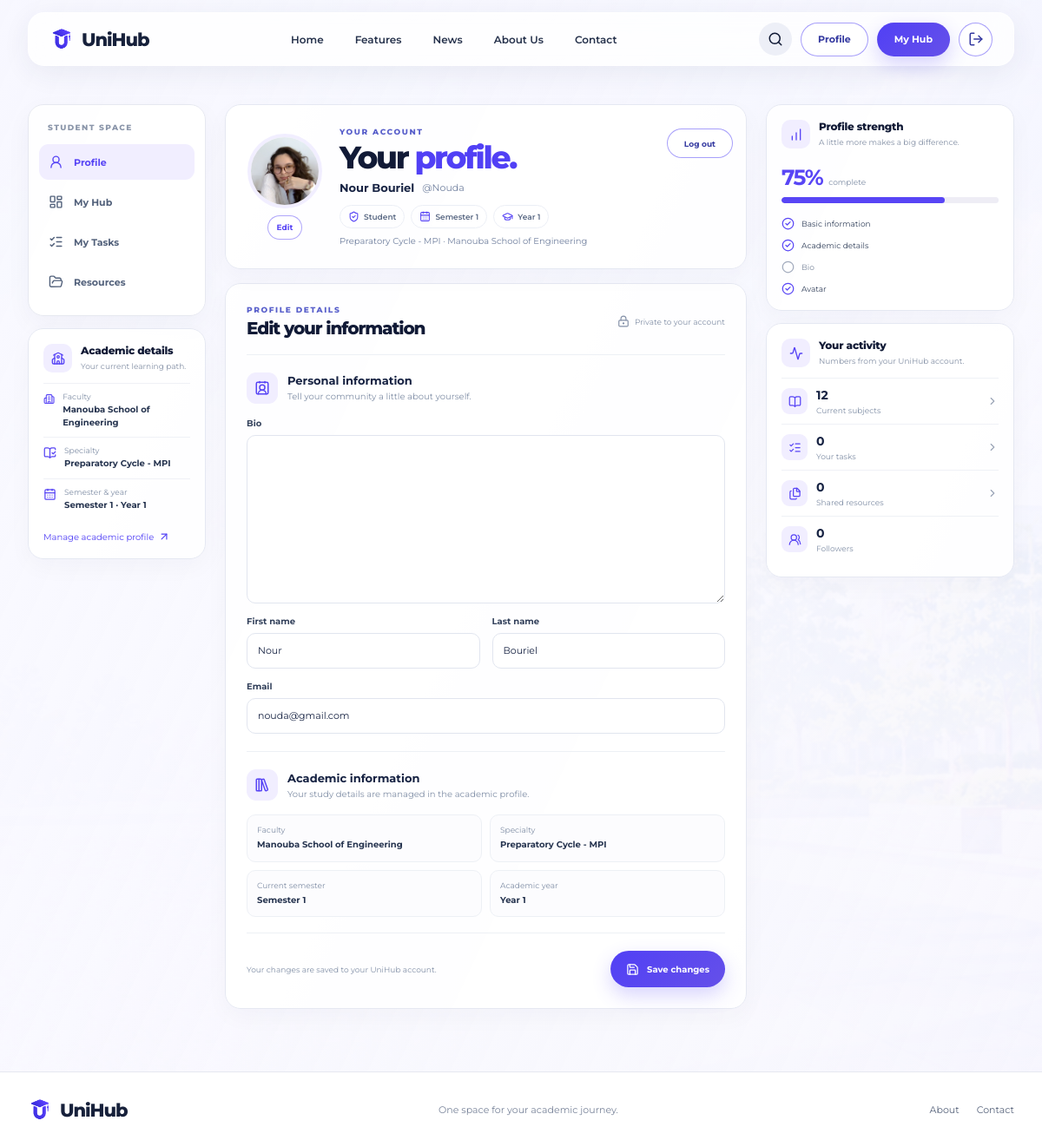
Page /profile/ (signed in) on the committed database.
### core/models.py (models this page shows, shortened)
class UserProfile(models.Model):
    ROLE_CHOICES=[("student","Student"),("professor","Professor"),("representative","Department representative")]
    user=models.OneToOneField(settings.AUTH_USER_MODEL,on_delete=models.CASCADE,related_name="profile")
    role=models.CharField(max_length=20,choices=ROLE_CHOICES,default="student")
    semester=models.CharField(max_length=12,choices=SEMESTER_CHOICES,default=current_semester)
    specialty=models.ForeignKey(Specialty,on_delete=models.SET_NULL,null=True,blank=True,related_name="students")
    current_year=models.PositiveSmallIntegerField(choices=[(1,"Year 1"),(2,"Year 2"),(3,"Year 3")],default=1)
    bio=models.TextField(blank=True)
    avatar_url=models.URLField(blank=True)
    avatar=models.ImageField(upload_to="avatars/%Y/%m/%d/",blank=True,null=True)
    follows=models.ManyToManyField("self",symmetrical=False,blank=True,related_name="followed_by")
    created_at=models.DateTimeField(auto_now_add=True)
    def refresh_semester(self):
        semester=current_semester()
        if self.semester != semester:
            self.semester=semester
            self.save(update_fields=["semester"])

class Specialty(models.Model):
    CYCLE_CHOICES=[
        ("preparatory","Preparatory cycle"),
        ("bachelor","Bachelor"),
        ("master","Master"),
        ("engineering","Engineering cycle"),
    ]
    faculty=models.ForeignKey(Faculty,on_delete=models.CASCADE,related_name="specialties")
    name=models.CharField(max_length=160)
    cycle=models.CharField(max_length=20,choices=CYCLE_CHOICES,default="bachelor")
    class Meta:
        ordering=["name"]
        unique_together=[("faculty","name")]

class Faculty(models.Model):
    name=models.CharField(max_length=160,unique=True)
    description=models.TextField(blank=True)
    class Meta: ordering=["name"]

### core/views.py (the view)
# urls.py: path("profile/",views.profile,name="profile"), path("search/",views.search,name="search"), path("about/",views.about,name="about"),
@login_required
def profile(request):
    p=profile_for(request.user)
    p.refresh_semester()
    form=ProfileForm(request.POST or None,instance=p,user=request.user)
    if request.method=="POST" and form.is_valid():
        form.save(); log(request.user,"Profile updated"); messages.success(request,"Your profile has been updated."); return redirect("profile")
    basic_complete=bool(request.user.first_name.strip() and request.user.last_name.strip() and request.user.email.strip())
    academic_complete=bool(p.specialty_id and p.current_year)
    bio_complete=bool(p.bio.strip())
    avatar_complete=bool(p.avatar or p.avatar_url.strip())
    completion_items=[
        {"label":"Basic information","complete":basic_complete},
        {"label":"Academic details","complete":academic_complete},
        {"label":"Bio","complete":bio_complete},
        {"label":"Avatar","complete":avatar_complete},
    ]
    completed_count=sum(item["complete"] for item in completion_items)
    semester_number=1 if p.semester=="semester_1" else 2
    subjects=Subject.objects.none()
    if p.specialty_id:
        subjects=Subject.objects.filter(
            specialty__faculty_id=p.specialty.faculty_id,
            specialty_id=p.specialty_id,
            year=p.current_year,
            semester=semester_number,
        )
    tasks=ToDo.objects.filter(Q(assigned_to=request.user)|Q(created_by=request.user)).distinct()
    return render(request,"profiles/profile.html",{
        "profile_obj":p,
        "form":form,
        "completion_items":completion_items,
        "completion_percentage":round(completed_count*100/len(completion_items)),
        "profile_subject_count":subjects.count(),
        "profile_task_count":tasks.count(),
        "profile_resource_count":Resource.objects.filter(submitted_by=request.user).count(),
        "profile_follower_count":p.followed_by.count(),
        "profile_initials":(request.user.first_name[:1]+request.user.last_name[:1]).upper() or request.user.username[:2].upper(),
    })

### core/forms.py (shortened to what this page needs)
class ProfileForm(forms.ModelForm):
    first_name=forms.CharField(max_length=150,required=False)
    last_name=forms.CharField(max_length=150,required=False)
    email=forms.EmailField()
    class Meta:
        model=UserProfile
        fields=("bio",)
    def __init__(self,*args,user=None,**kwargs):
        super().__init__(*args,**kwargs); self.user=user
        if user:
            self.fields["first_name"].initial=user.first_name; self.fields["last_name"].initial=user.last_name; self.fields["email"].initial=user.email

### core/models.py (called while the page is built)
def semester_for_date(value):
    if value.month >= 9 or (value.month == 1 and value.day <= 15):
        return "semester_1"
    return "semester_2"

def current_semester():
    return semester_for_date(timezone.localdate())

### core/views.py (called while the page is built)
def profile_for(user):
    obj,created=UserProfile.objects.get_or_create(user=user)
    return obj

### templates/profiles/profile.html (shortened to what this page needs)
{% extends "base.html" %}
{% load static %}
{% block body_class %}profile-body{% endblock %}
{% block extra_css %}<link rel="stylesheet" href="{% static 'css/profile.css' %}">{% endblock %}
{% block content %}
<main class="profile-layout container">
  <aside class="profile-sidebar" aria-label="Student navigation">
    <div class="profile-space-card">
      <p class="profile-side-label">STUDENT SPACE</p>
      <nav class="profile-side-nav">
        <a class="active" href="{% url 'profile' %}" aria-current="page"><i data-lucide="user-round"></i><span>Profile</span></a>
        <a href="{% url 'dashboard' %}"><i data-lucide="layout-dashboard"></i><span>My Hub</span></a>
        <a href="{% url 'dashboard' %}#tasks"><i data-lucide="list-checks"></i><span>My Tasks</span></a>
        <a href="{% url 'search' %}"><i data-lucide="folder-open"></i><span>Resources</span></a>
      </nav>
    </div>
    <section class="profile-summary-card academic-details-card">
      <div class="summary-card-heading"><span class="summary-icon"><i data-lucide="school"></i></span><div><h2>Academic details</h2><p>Your current learning path.</p></div></div>
      {% if profile_obj.specialty %}
        <div class="academic-detail-row"><i data-lucide="building-2"></i><span><small>Faculty</small><strong>{{ profile_obj.specialty.faculty.name }}</strong></span></div>
        <div class="academic-detail-row"><i data-lucide="book-open-check"></i><span><small>Specialty</small><strong>{{ profile_obj.specialty.name }}</strong></span></div>
        <div class="academic-detail-row"><i data-lucide="calendar-days"></i><span><small>Semester & year</small><strong>{{ profile_obj.get_semester_display }} · Year {{ profile_obj.current_year }}</strong></span></div>
      {% else %}
        <p class="profile-academic-empty">Add your specialty to see your academic details here.</p>
      {% endif %}
      <a class="text-link profile-academic-edit" href="{% url 'student_form' %}">Manage academic profile <i data-lucide="arrow-up-right"></i></a>
    </section>
  </aside>
  <section class="profile-main">
    <header class="profile-hero-card">
      <div class="profile-avatar-controls">
        <div class="profile-avatar">
          {% if profile_obj.avatar %}
            <img src="{{ profile_obj.avatar.url }}" alt="{{ request.user.username }}'s profile photo" onerror="this.hidden=true;this.nextElementSibling.hidden=false">
          {% elif profile_obj.avatar_url %}
            <img src="{{ profile_obj.avatar_url }}" alt="{{ request.user.username }}'s profile photo" onerror="this.hidden=true;this.nextElementSibling.hidden=false">
          {% endif %}
        </div>
        <a class="profile-avatar-edit" href="{% url 'student_form' %}">Edit</a>
      </div>
      <div class="profile-hero-copy">
        <p class="kicker">YOUR ACCOUNT</p>
        <h1>Your <em>profile.</em></h1>
        <p class="profile-identity"><strong>{{ request.user.get_full_name|default:request.user.username }}</strong><span>@{{ request.user.username }}</span></p>
        <div class="profile-tags">
          <span><i data-lucide="shield-check"></i>{{ profile_obj.get_role_display }}</span>
          <span><i data-lucide="calendar-days"></i>{{ profile_obj.get_semester_display }}</span>
          <span><i data-lucide="graduation-cap"></i>Year {{ profile_obj.current_year }}</span>
        </div>
        {% if profile_obj.specialty %}<p class="profile-academic-line">{{ profile_obj.specialty.name }} · {{ profile_obj.specialty.faculty.name }}</p>{% else %}<p class="profile-academic-line">Academic specialty not set</p>{% endif %}
      </div>
      <form class="profile-logout profile-hero-logout" method="post" action="{% url 'logout' %}">
        <button class="btn btn-outline btn-sm" type="submit">Log out</button>
      </form>
    </header>
    <form class="profile-edit-card" method="post">
      <div class="profile-section-heading">
        <div><p class="kicker">PROFILE DETAILS</p><h2>Edit your information</h2></div>
        <span class="profile-lock"><i data-lucide="lock-keyhole"></i>Private to your account</span>
      </div>
      <section class="profile-form-section" id="personal-information">
        <div class="profile-form-heading"><span class="profile-section-icon"><i data-lucide="contact-round"></i></span><div><h3>Personal information</h3><p>Tell your community a little about yourself.</p></div></div>
        <div class="profile-form-grid">
          <div class="profile-field profile-field-wide">
            <label for="{{ form.bio.id_for_label }}">{{ form.bio.label }}</label>
            {{ form.bio }}
          </div>
          <div class="profile-field">
            <label for="{{ form.first_name.id_for_label }}">{{ form.first_name.label }}</label>
            {{ form.first_name }}
          </div>
          <div class="profile-field">
            <label for="{{ form.last_name.id_for_label }}">{{ form.last_name.label }}</label>
            {{ form.last_name }}
          </div>
          <div class="profile-field profile-field-wide">
            <label for="{{ form.email.id_for_label }}">{{ form.email.label }}</label>
            {{ form.email }}
          </div>
        </div>
      </section>
      <section class="profile-form-section profile-academic-section">
        <div class="profile-form-heading"><span class="profile-section-icon"><i data-lucide="library-big"></i></span><div><h3>Academic information</h3><p>Your study details are managed in the academic profile.</p></div></div>
        {% if profile_obj.specialty %}
          <div class="academic-summary">
            <div><small>Faculty</small><strong>{{ profile_obj.specialty.faculty.name }}</strong></div>
            <div><small>Specialty</small><strong>{{ profile_obj.specialty.name }}</strong></div>
            <div><small>Current semester</small><strong>{{ profile_obj.get_semester_display }}</strong></div>
            <div><small>Academic year</small><strong>Year {{ profile_obj.current_year }}</strong></div>
          </div>
        {% else %}
          <p class="profile-academic-empty">No academic specialty has been selected yet.</p>
        {% endif %}
      </section>
      <div class="profile-form-actions">
        <p>Your changes are saved to your UniHub account.</p>
        <button class="btn btn-primary btn-lg" type="submit"><i data-lucide="save"></i>Save changes</button>
      </div>
    </form>
  </section>
  <aside class="profile-summary">
    <section class="profile-summary-card completion-card">
      <div class="summary-card-heading"><span class="summary-icon"><i data-lucide="chart-no-axes-column-increasing"></i></span><div><h2>Profile strength</h2><p>A little more makes a big difference.</p></div></div>
      <div class="completion-value"><strong>{{ completion_percentage }}%</strong><span>complete</span></div>
      <div class="completion-track" role="progressbar" aria-label="Profile completion" aria-valuemin="0" aria-valuemax="100" aria-valuenow="{{ completion_percentage }}"><span style="width:{{ completion_percentage }}%"></span></div>
      <ul class="completion-list">
        {% for item in completion_items %}
          <li class="{% if item.complete %}is-complete{% endif %}"><i data-lucide="{% if item.complete %}circle-check{% else %}circle{% endif %}"></i>{{ item.label }}</li>
        {% endfor %}
      </ul>
    </section>
    <section class="profile-summary-card">
      <div class="summary-card-heading"><span class="summary-icon"><i data-lucide="activity"></i></span><div><h2>Your activity</h2><p>Numbers from your UniHub account.</p></div></div>
      <div class="profile-stat-list">
        <a href="{% url 'dashboard' %}#subjects"><span class="profile-stat-icon"><i data-lucide="book-open"></i></span><span><strong>{{ profile_subject_count }}</strong><small>Current subjects</small></span><i class="profile-stat-arrow" data-lucide="chevron-right"></i></a>
        <a href="{% url 'dashboard' %}#tasks"><span class="profile-stat-icon"><i data-lucide="list-checks"></i></span><span><strong>{{ profile_task_count }}</strong><small>Your tasks</small></span><i class="profile-stat-arrow" data-lucide="chevron-right"></i></a>
        <a href="{% url 'search' %}"><span class="profile-stat-icon"><i data-lucide="files"></i></span><span><strong>{{ profile_resource_count }}</strong><small>Shared resources</small></span><i class="profile-stat-arrow" data-lucide="chevron-right"></i></a>
        <div><span class="profile-stat-icon"><i data-lucide="users-round"></i></span><span><strong>{{ profile_follower_count }}</strong><small>Followers</small></span></div>
      </div>
    </section>
  </aside>
</main>
{% endblock %}

### static/css/style.css (style rules this page uses)
:root { --violet:#5140f5;--navy:#111a36;--ink:#17213b;--body:#455875;--paper:#fafaf8;--line:#e6e8f0;--lav:#efedff }
* { box-sizing:border-box }
html { scroll-behavior:smooth }
body { display:flex;flex-direction:column;min-height:100vh;margin:0;background:var(--paper);color:var(--ink);font-family:Montserrat,sans-serif;-webkit-font-smoothing:antialiased }
a { color:inherit;text-decoration:none }
button,input,select,textarea { font:inherit }
svg { width:18px;height:18px }
.container { width:min(1320px,calc(100% - 64px));margin:auto }
.btn { display:inline-flex;align-items:center;justify-content:center;gap:9px;border:1px solid transparent;border-radius:999px;font-weight:700;white-space:nowrap;cursor:pointer;transition:transform .18s,box-shadow .18s }
.btn-sm { min-height:39px;padding:0 19px;font-size:11px }
.btn-lg { min-height:48px;padding:0 23px;font-size:12px }
.btn-primary { color:white;background:linear-gradient(135deg,#5140f5,#6550e9);box-shadow:0 9px 22px #5140f53b }
.btn-outline { color:#3439a0;border-color:#5140f580;background:#ffffffa8 }
h1 { margin:20px 0 16px;color:var(--navy);font-size:clamp(43px,5vw,67px);line-height:1.04;font-weight:800;letter-spacing:-.065em }
h1 em,h2 em { font-style:normal;color:var(--violet) }
.kicker { margin:0 0 12px;color:#5960cb;font-size:11px;font-weight:800;letter-spacing:.18em }
h2 { margin:0;color:var(--navy);font-size:clamp(30px,3vw,42px);line-height:1.16;font-weight:800;letter-spacing:-.055em }
.text-link { color:var(--violet);font-size:11px }

### rows in the picture
UserProfile: specialty.faculty.name "Manouba School of Engineering", specialty.name "Preparatory Cycle - MPI", semester "Semester 1", current_year "1", avatar (picture), role "Student"

### other values in the picture
{{ request.user.get_full_name|default:request.user.username }} "Nour Bouriel"
{{ request.user.username }} "Nouda"
{{ completion_percentage }} "75"
{{ item.label }} "Basic information" "Academic details" "Bio" "Avatar"
{{ profile_subject_count }} "12"
{{ profile_task_count }} "0"
{{ profile_resource_count }} "0"
{{ profile_follower_count }} "0"
